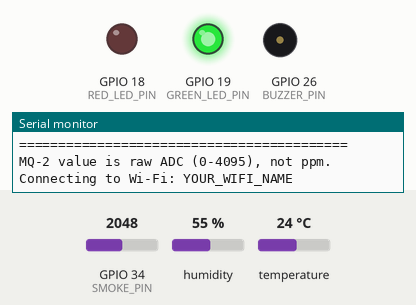
Simulated run of this sketch. Board: ESP32. Parts: output pins drawn as LEDs (lit = HIGH), buzzer (waves = sounding, pin HIGH), the last lines printed to the serial monitor. The inputs (shaded band) are chosen by the test bench; at power-on: GPIO 34 (SMOKE_PIN) = 2048, temperature 24 °C, humidity 55 % (analog values on the 0–4095 scale). WiFi joins after 1.5 s; servers stay silent unless stated; uploads are accepted with an empty reply.

Above: at 1.3 s.
1.4 s: GPIO 34 (SMOKE_PIN) set to 541
4.9 s: GPIO 34 (SMOKE_PIN) set to 459
At 7.1 s:
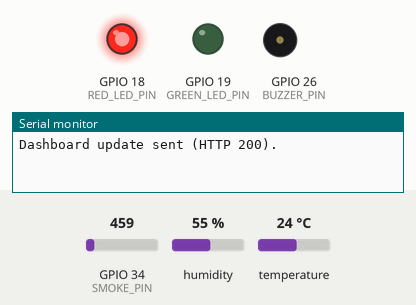
9.5 s: GPIO 34 (SMOKE_PIN) set to 260
At 11.0 s:
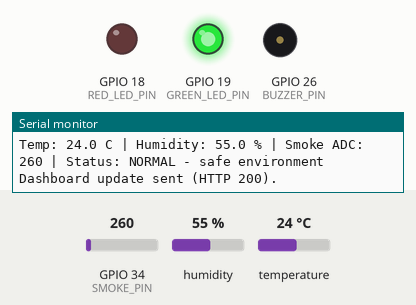
13.5 s: GPIO 34 (SMOKE_PIN) set to 491
At 14.24 s:
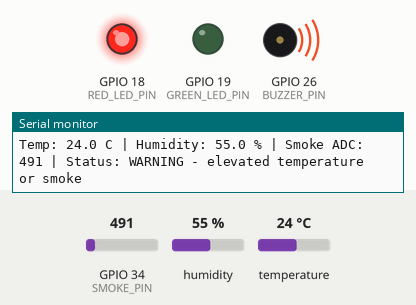
19.8 s: temperature set to 33 °C
23.4 s: temperature set to 36 °C
At 26.46 s:
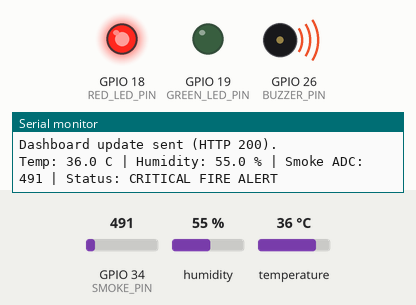
Timing chart, 0 to 29.2 s (numbered marks = the images above; inputs shaded):
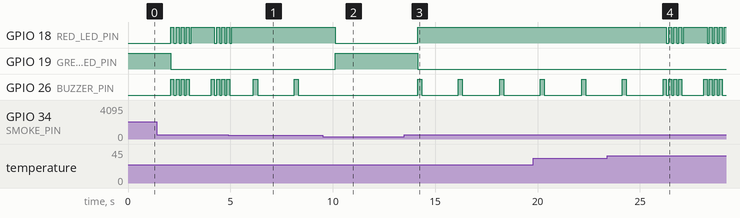

Measured:
- the behaviour switches between 500 and 499 on GPIO 34 (SMOKE_PIN) (found by bisection; images 0 and 1)
- the behaviour switches between 34 and 35 °C on temperature (found by bisection; images 3 and 4)
- after the input at 4.9 s, GPIO 18 (RED_LED_PIN): goes on until 5.1 s, then stays HIGH
- after the input at 9.5 s, GPIO 18 (RED_LED_PIN): HIGH → LOW after 0.62 s; GPIO 19 (GREEN_LED_PIN): LOW → HIGH after 0.62 s; GPIO 26 (BUZZER_PIN): stops changing and stays LOW
- after the input at 13.5 s, GPIO 18 (RED_LED_PIN): LOW → HIGH after 0.64 s; GPIO 19 (GREEN_LED_PIN): HIGH → LOW after 0.64 s; GPIO 26 (BUZZER_PIN): alternates HIGH for 0.20 s and LOW for 1.8 s, starting after 0.64 s
- after the input at 23.4 s, GPIO 18 (RED_LED_PIN): goes 3 × (LOW 0.10 s, HIGH 0.15 s), LOW 0.10 s, HIGH 1.1 s, 3 × (LOW 0.10 s, HIGH 0.15 s), LOW 0.10 s, then HIGH, starting after 2.9 s

The sketch:

esp32_fire_alert.ino
```cpp
#include <Arduino.h>
#include <DHT.h>
#include <HTTPClient.h>
#include <WiFi.h>
#include <WiFiClient.h>
#include <WiFiClientSecure.h>
#include <string.h>

#include "Config.h"

DHT dht(DHT_PIN, DHT_TYPE);
unsigned long lastSensorReadMs = 0;
unsigned long lastWiFiStatusLogMs = 0;
bool previouslyConnected = false;

void setup() {
  initFireSystem();
}

void loop() {
  const bool connected = WiFi.status() == WL_CONNECTED;
  const unsigned long now = millis();
  if (connected && !previouslyConnected) {
    Serial.print("Wi-Fi connected. ESP32 IP: ");
    Serial.println(WiFi.localIP());
  } else if (!connected && previouslyConnected) {
    Serial.println("Wi-Fi disconnected; automatic reconnect is enabled.");
  } else if (!connected && now - lastWiFiStatusLogMs >= 5000) {
    lastWiFiStatusLogMs = now;
    switch (WiFi.status()) {
      case WL_NO_SSID_AVAIL:
        Serial.println("Wi-Fi status: hotspot SSID not found; check SSID/band.");
        break;
      case WL_CONNECT_FAILED:
        Serial.println("Wi-Fi status: connection failed; check hotspot password/security.");
        break;
      case WL_DISCONNECTED:
        Serial.println("Wi-Fi status: disconnected/not associated yet.");
        break;
      case WL_IDLE_STATUS:
        Serial.println("Wi-Fi status: still connecting.");
        break;
      default:
        Serial.printf("Wi-Fi status code: %d\n", static_cast<int>(WiFi.status()));
        break;
    }
  }
  previouslyConnected = connected;

  if (now - lastSensorReadMs >= SENSOR_INTERVAL_MS) {
    lastSensorReadMs = now;

    SensorReading reading;
    reading.temperatureC = readTemperatureData();
    reading.humidity = readHumidityData();
    reading.temperatureOk = !isnan(reading.temperatureC);
    reading.humidityOk = !isnan(reading.humidity);
    reading.smokeRaw = readAverageSmokeLevel();

    if (!reading.temperatureOk || !reading.humidityOk) {
      Serial.println("[ERROR] DHT11 reading failed; checking smoke sensor still.");
    }

    const int systemState = evaluateFireCondition(
      reading.temperatureOk ? reading.temperatureC : NAN,
      reading.smokeRaw
    );

    triggerSystemAlerts(
      reading.temperatureOk ? reading.temperatureC : NAN,
      reading.humidityOk ? reading.humidity : NAN,
      reading.smokeRaw,
      systemState
    );

    if (WiFi.status() == WL_CONNECTED) {
      sendReading(reading, systemState);
    }
  }

  delay(10);
}

void initFireSystem(void) {
  Serial.begin(9600);
  dht.begin();

  pinMode(SMOKE_PIN, INPUT);
  pinMode(RED_LED_PIN, OUTPUT);
  pinMode(GREEN_LED_PIN, OUTPUT);
  pinMode(BUZZER_PIN, OUTPUT);

  analogReadResolution(12);
  analogSetPinAttenuation(SMOKE_PIN, ADC_11db);

  digitalWrite(GREEN_LED_PIN, HIGH);
  digitalWrite(RED_LED_PIN, LOW);
  digitalWrite(BUZZER_PIN, LOW);

  Serial.println("==========================================");
  Serial.println("   SMART FIRE DETECTION & ALERT SYSTEM   ");
  Serial.println("==========================================");
  Serial.println("MQ-2 value is raw ADC (0-4095), not ppm.");

  connectToWiFi();
}

void connectToWiFi(void) {
  if (WiFi.status() == WL_CONNECTED) {
    return;
  }

  Serial.print("Connecting to Wi-Fi: ");
  Serial.println(WIFI_SSID);
  WiFi.mode(WIFI_STA);
  WiFi.setAutoReconnect(true);
  WiFi.begin(WIFI_SSID, WIFI_PASSWORD);
}

float readTemperatureData(void) {
  return dht.readTemperature();
}

float readHumidityData(void) {
  return dht.readHumidity();
}

int readAverageSmokeLevel(void) {
  long sum = 0;

  for (int sample = 0; sample < SAMPLE_COUNT; ++sample) {
    sum += analogRead(SMOKE_PIN);
    delay(10);
  }

  return static_cast<int>(sum / SAMPLE_COUNT);
}

int evaluateFireCondition(float temp, int smoke) {
  if ((isfinite(temp) && temp >= TEMP_CRITICAL) ||
      smoke >= SMOKE_CRITICAL) {
    return STATE_FIRE;
  }

  if ((isfinite(temp) && temp >= TEMP_WARNING) ||
      smoke >= SMOKE_WARNING) {
    return STATE_WARNING;
  }

  return STATE_SAFE;
}

void triggerSystemAlerts(float temp, float humidity, int smoke, int state) {
  Serial.print("Temp: ");
  if (isfinite(temp)) {
    Serial.print(temp, 1);
    Serial.print(" C");
  } else {
    Serial.print("DHT11 unavailable");
  }

  Serial.print(" | Humidity: ");
  if (isfinite(humidity)) {
    Serial.print(humidity, 1);
    Serial.print(" %");
  } else {
    Serial.print("unavailable");
  }

  Serial.print(" | Smoke ADC: ");
  Serial.print(smoke);
  Serial.print(" | Status: ");

  if (state == STATE_FIRE) {
    Serial.println("CRITICAL FIRE ALERT");
    digitalWrite(GREEN_LED_PIN, LOW);

    for (int pulse = 0; pulse < 4; ++pulse) {
      digitalWrite(RED_LED_PIN, HIGH);
      digitalWrite(BUZZER_PIN, HIGH);
      delay(150);
      digitalWrite(RED_LED_PIN, LOW);
      digitalWrite(BUZZER_PIN, LOW);
      delay(100);
    }

    // Keep the red LED on until the next sensor evaluation.
    digitalWrite(RED_LED_PIN, HIGH);
    digitalWrite(BUZZER_PIN, LOW);
  } else if (state == STATE_WARNING) {
    Serial.println("WARNING - elevated temperature or smoke");
    digitalWrite(GREEN_LED_PIN, LOW);
    digitalWrite(RED_LED_PIN, HIGH);
    digitalWrite(BUZZER_PIN, HIGH);
    delay(200);
    digitalWrite(BUZZER_PIN, LOW);
  } else {
    Serial.println("NORMAL - safe environment");
    digitalWrite(GREEN_LED_PIN, HIGH);
    digitalWrite(RED_LED_PIN, LOW);
    digitalWrite(BUZZER_PIN, LOW);
  }
}

bool sendReading(const SensorReading &reading, int state) {
  HTTPClient http;
  WiFiClient plainClient;
  WiFiClientSecure secureClient;
  const bool useHttps = strncmp(API_URL, "https://", 8) == 0;

  if (useHttps) {
    if (strlen(SERVER_ROOT_CA) < 100) {
      Serial.println("HTTPS needs SERVER_ROOT_CA in Config.h; reading not sent.");
      return false;
    }

    secureClient.setCACert(SERVER_ROOT_CA);
    if (!http.begin(secureClient, API_URL)) {
      Serial.println("Could not start HTTPS request.");
      return false;
    }
  } else if (!http.begin(plainClient, API_URL)) {
    Serial.println("Could not start HTTP request.");
    return false;
  }

  http.setTimeout(3500);
  http.addHeader("Content-Type", "application/json");
  http.addHeader("X-Device-Key", DEVICE_API_KEY);

  String body = "{\"deviceId\":\"";
  body += DEVICE_ID;
  body += "\",\"temperatureC\":";
  body += reading.temperatureOk ? String(reading.temperatureC, 1) : String("null");
  body += ",\"humidity\":";
  body += reading.humidityOk ? String(reading.humidity, 1) : String("null");
  body += ",\"smokeRaw\":";
  body += String(reading.smokeRaw);
  body += ",\"sensorState\":";
  body += String(state);
  body += ",\"alarmActive\":";
  body += state == STATE_FIRE ? "true" : "false";
  body += ",\"rssi\":";
  body += String(constrain(WiFi.RSSI(), -120, 0));
  body += ",\"uptimeMs\":";
  body += String(millis());
  body += "}";

  const int responseCode = http.POST(body);
  const bool delivered = responseCode >= 200 && responseCode < 300;
  if (delivered) {
    Serial.printf("Dashboard update sent (HTTP %d).\n", responseCode);
  } else {
    Serial.printf("Dashboard update failed (HTTP %d).\n", responseCode);
  }

  http.end();
  return delivered;
}
```

Config.h
```cpp
#ifndef FIRE_SYSTEM_H
#define FIRE_SYSTEM_H

#include <Arduino.h>

// Replace these values before uploading the sketch.
#define WIFI_SSID "YOUR_WIFI_NAME"
#define WIFI_PASSWORD "YOUR_WIFI_PASSWORD"
#define API_URL "http://192.168.1.10:3000/api/readings"
#define DEVICE_API_KEY "demo-key-change-before-deployment"
#define DEVICE_ID "esp32-fire-01"

// For hosted HTTPS, paste the host's trusted root CA certificate here.
// Keep this empty while using a local HTTP address.
#define SERVER_ROOT_CA ""

// Pin assignments from your circuit: ESP32 DevKit V1 + DHT11 + MQ-2.
#define DHT_PIN         4
#define DHT_TYPE        DHT11
#define SMOKE_PIN       34
#define RED_LED_PIN     18
#define GREEN_LED_PIN   19
#define BUZZER_PIN      26

// The backend .env thresholds must match these values.
#define TEMP_WARNING       30.0f
#define TEMP_CRITICAL      35.0f
#define SMOKE_WARNING      400
#define SMOKE_CRITICAL     500
#define SAMPLE_COUNT       5
#define SENSOR_INTERVAL_MS 2000UL
#define WIFI_RETRY_INTERVAL_MS 10000UL

#define STATE_SAFE     0
#define STATE_WARNING  1
#define STATE_FIRE     2

struct SensorReading {
  float temperatureC;
  float humidity;
  bool temperatureOk;
  bool humidityOk;
  int smokeRaw;
};

// Function declarations: implementations are in esp32_fire_alert.ino.
void initFireSystem(void);
float readTemperatureData(void);
float readHumidityData(void);
int readAverageSmokeLevel(void);
int evaluateFireCondition(float temp, int smoke);
void triggerSystemAlerts(float temp, float humidity, int smoke, int state);
void connectToWiFi(void);
bool sendReading(const SensorReading &reading, int state);

#endif
```
